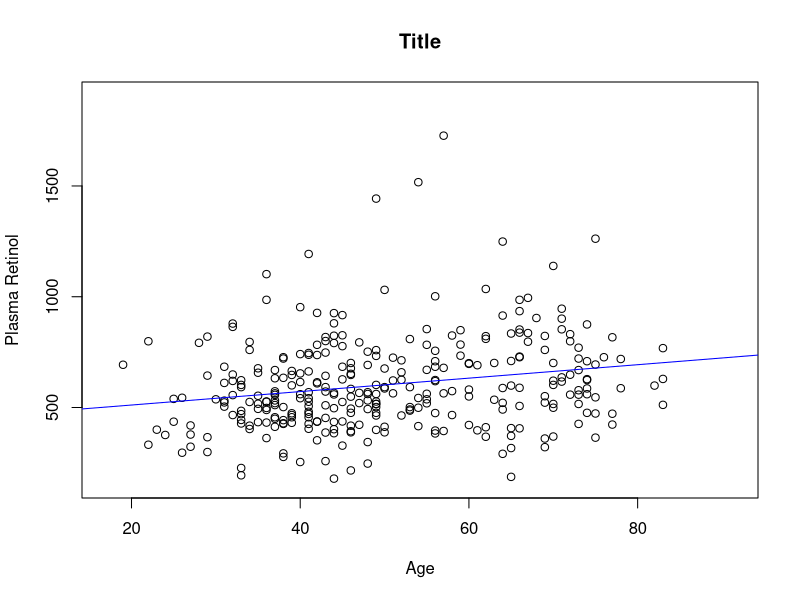
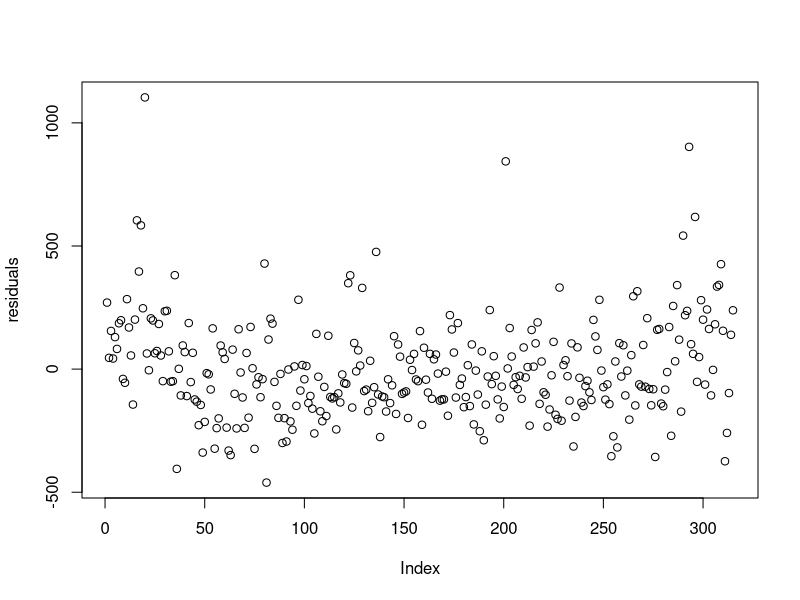
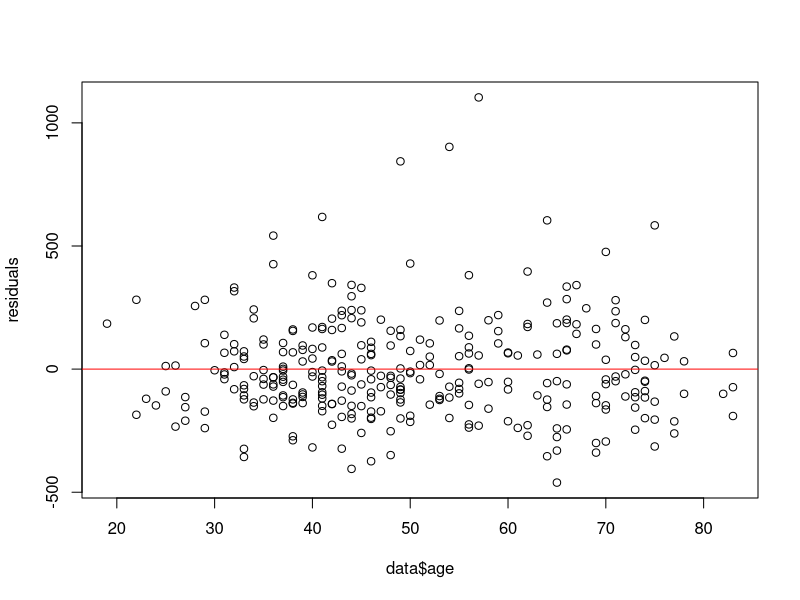
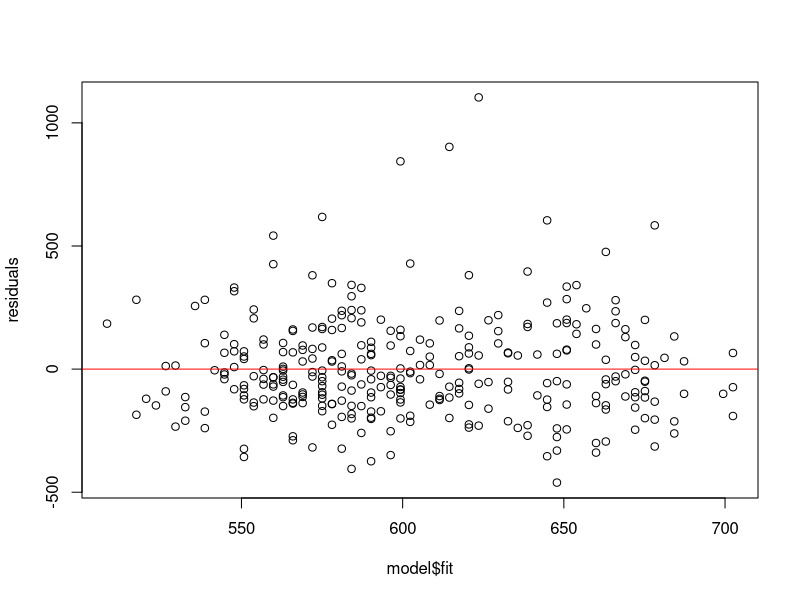
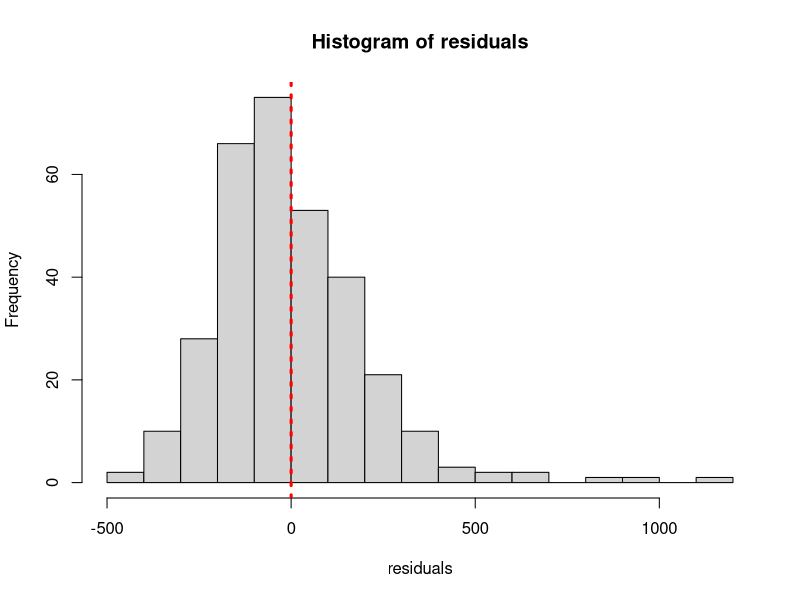
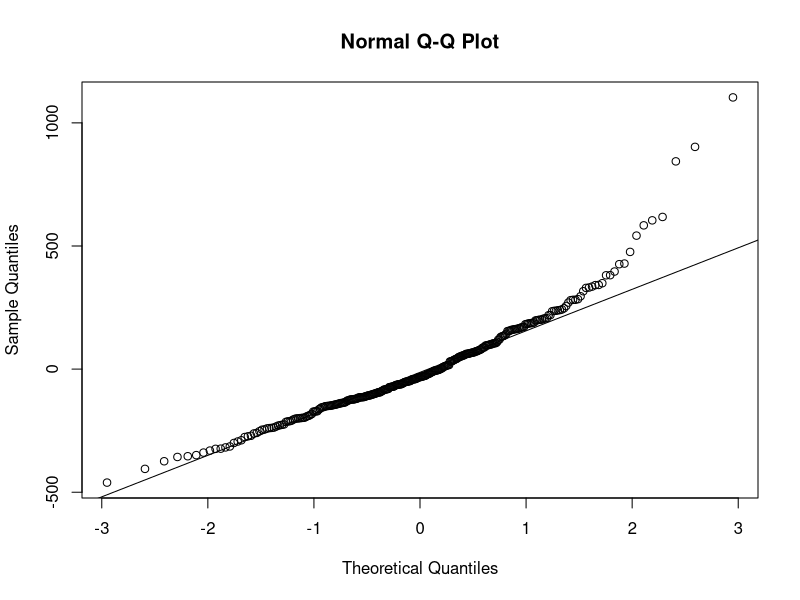
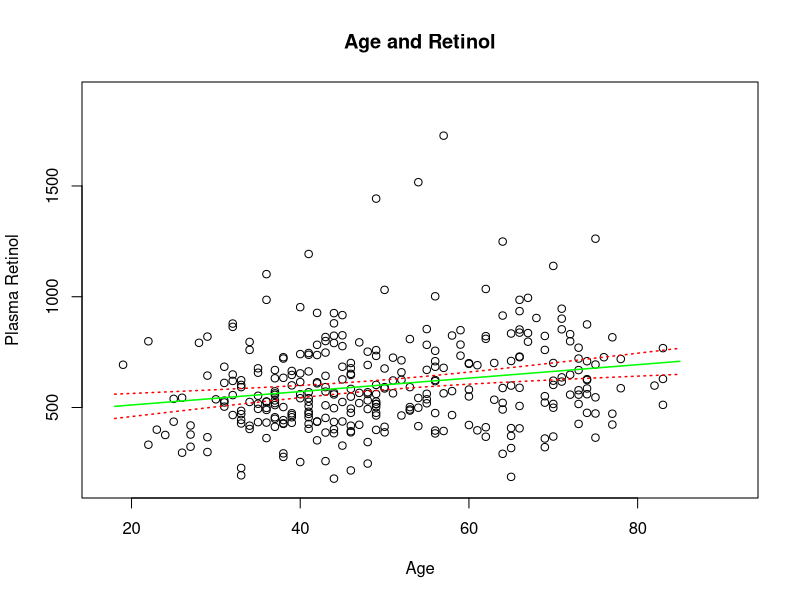
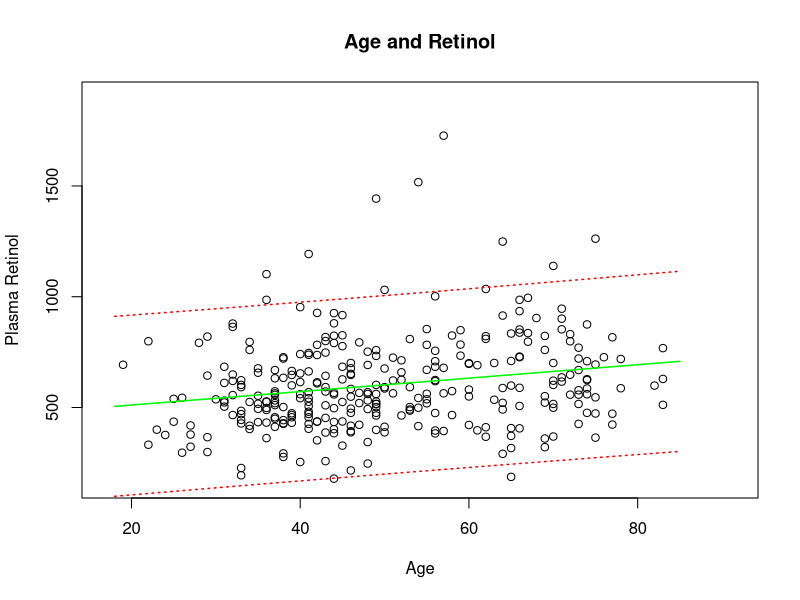

Source code (R) for these figures, in order:
# Project 1
library(readxl)
library(dplyr)
library(GGally)
library(ggplot2)
raw <- read_excel("./data_project1.xlsx")
data <- as.data.frame(raw)

# We want to model how Plasma Retinol varies with Age. 
# Plot them against each other and determine, visualy, whether a linear relationship might be appropriate.
min_retplasma <- min(data$retplasma)
max_retplasma <- max(data$retplasma)
min_age <- min(data$age)
max_age <- max(data$age)

l_lim_y <- 0.9 * min_retplasma
u_lim_y <- 1.1 * max_retplasma
l_lim_x <- min_age * 0.9
u_lim_x <- max_age * 1.1

with(data, plot(retplasma ~ age, 
                    xlab="Age", ylab="Plasma Retinol",
                    xlim=c(l_lim_x,u_lim_x), ylim=c(l_lim_y,u_lim_y), main="Title"))

# Fit the model retplasma = ??0 + ??1 ?? age + ?? and report the ??-estimates together with their 95% confidence intervals.
# Are the parameters significant?
model <- lm(retplasma ~ age, data = data)  
summary(model)
abline(model,col="blue")
confint(model)

# What happens, on average, to the Plasma Retinal level if we increase the age by 1 year? 
# Calculate a 95 % confidence interval for the change. 
# Does the size of the change depend on the age?
# E[Beta1] is 3.0337 and confidence interval is:
confint(model)[2,]
# Doesn't depend on age since linear regression model. 


#Investigate the residuals. Do they fulfil the model asumptions? If not, what seems to be the problem?
residuals <- resid(model)
plot(residuals) # Check randomly scattered around zero

plot(residuals~data$age) # Check eventual dependency against age
abline(h=0, col='red')

plot(residuals~model$fit) # Check eventaul dependency against fit
abline(h=0, col='red')

hist(residuals, breaks = 20)
abline(v=mean(residuals), col='red', lty=3, lwd=3) # Slightly skewed residuals

# Check normality 
qqnorm(residuals)
qqline(residuals) # Residuals right-skewed, high values higher due to long heavier tail, 
# low values not as "extreme" as expected

#Ignoring any problems with the residuals, calculate the 95% confidence interval 
#for the expected Plasma Retinol for ages 18,...,85 and add it to the plot of the data, 
#together with the estimated relationship. 
#Do the problems with the residuals seem to have an implact?
new_data <- data.frame(age = 18:85)
prediction <- predict(model, new_data, interval='confidence')
with(data, plot(retplasma ~ age, 
                xlab="Age", ylab="Plasma Retinol",
                xlim=c(l_lim_x,u_lim_x), ylim=c(l_lim_y,u_lim_y), main="Age and Retinol"))
lines(prediction[,1]~new_data$age,col="green", lwd=1.5)
lines(prediction[,2]~new_data$age,col="red", lwd=1.5, lty=3)
lines(prediction[,3]~new_data$age,col="red", lwd=1.5, lty=3)

#Calculate the 95 % prediction interval for the expected Plasma Retinol for ages 18,. . . ,85 and add it to the plot. 
#Do you find any problems here? How does this relate to the problem with the residuals?
prediction2 <- predict(model, new_data, interval='prediction')
with(data, plot(retplasma ~ age, 
                xlab="Age", ylab="Plasma Retinol",
                xlim=c(l_lim_x,u_lim_x), ylim=c(l_lim_y,u_lim_y), main="Age and Retinol"))
lines(prediction2[,1]~new_data$age,col="green", lwd=1.5)
lines(prediction2[,2]~new_data$age,col="red", lwd=1.5, lty=3)
lines(prediction2[,3]~new_data$age,col="red", lwd=1.5, lty=3)
# Almost all outlier data-points are above our confidence interval.

#Report a 95 % prediction interval for the observed Plasma Retinol of a 30 year old person, as well as for a 70 year old person. 
#Are there any substantial differences in the widths of the two intervals? Why or why not?

thirty <- predict(model, data.frame(age=30), interval='prediction')
abs(thirty[,2]-thirty[,3]) # Width of confidence interval
seventy <- predict(model, data.frame(age=70), interval='prediction')
abs(seventy[,2]-seventy[,3]) # Width of confidence interval

###################################################################################################
#                                          3.2                                                    #
###################################################################################################


# Investigate whether taking the logarithm of the Plasma Retinol might improve the model fit and reduce
# the problems with the residuals by fitting the new model log(retplasma) = ??0 + ??1 ?? age + ??. Report
# the estimates and their confidence intervals. Are they significant?

# Taking adding a column in data for logarithm Plasma Retinol
data.logRet <- data
data.logRet$logRet <- log(data$retplasma)

# Plot
with(data.logRet, plot(logRet ~ age, 
                xlab="Age", ylab="log Plasma Retinol",
                main="log Retinol and Age"))

# Linear fit
model2 <- lm(logRet ~ age, data = data.logRet)  
summary(model2)
confint(model2)
abline(model2, col='blue')

# Investigate the new residuals. Do they fulfill the model assumptions? Did the transformation solve the
# problems?

residuals2 <- resid(model2)

plot(residuals2~model2$fit) # Check eventaul dependency against fit
abline(h=0, col='red')

hist(residuals2, breaks = 20)
abline(v=mean(residuals2), col='red', lty=3, lwd=3) # Slightly skewed residuals

# Check normality 
qqnorm(residuals2)
qqline(residuals2) 

# The residuals seem to have improved but do still exhibit fatter tails than a normal distribution.
# Modelling residuals as student-t distributed could be a good approach to get rid of this. 


# Write down how Plasma retinol depends on age and plot the data again, adding this new, non-linear,
# fit. What happens, on average, to the Plasma Retinal level if we increase the age by 1 year? Calculate a
# 95 % confidence interval for this change. Does the size of the change (in ng/ml) depend on the age?

# Plot exp( fitted values ) against age
with(data, plot(retplasma ~ age, 
                xlab="Age", ylab="Plasma Retinol",
                xlim=c(l_lim_x,u_lim_x), ylim=c(l_lim_y,u_lim_y), main="Title"))
lines(exp(model2$fit)~age, data=data.logRet, col='red')

plot(exp(model2$fit)~age, data=data.logRet, col='red')

# Since the values of beta1*age_i range between such low values, the dependency between age and ret almost linear.
# Although the dependency is actually exponential. 

# Calculate the 95 % confidence interval for the expected log Plasma Retinol for ages 18,. . . ,85 and
# transform it into the original scale. Add it to the plot of the data, Any major differences compared to
# the previous model? Why or why not?

new_data <- data.frame(age = 18:85)
prediction3 <- exp(predict(model2, new_data, interval='confidence'))
with(data, plot(retplasma ~ age, 
                xlab="Age", ylab="Plasma Retinol",
                xlim=c(l_lim_x,u_lim_x), ylim=c(l_lim_y,u_lim_y), main="Age and log Retinol"))
# Confidence intervals without transformation
lines(prediction[,1]~new_data$age,col="green", lwd=1.5)
lines(prediction[,2]~new_data$age,col="red", lwd=1.5, lty=3)
lines(prediction[,3]~new_data$age,col="red", lwd=1.5, lty=3)
# Confidence intervals with transformation
lines(prediction3[,1]~new_data$age,col="pink", lwd=1.5)
lines(prediction3[,2]~new_data$age,col="blue", lwd=1.5, lty=3)
lines(prediction3[,3]~new_data$age,col="blue", lwd=1.5, lty=3)

# Calculate the 95 % prediction interval for the expected log Plasma Retinol for ages 18,. . . ,85, transform
# it into the original scale and add it to the plot. Do you find any problems here now? Any major
# differences compared to the previous model?

prediction4 <- exp(predict(model2, new_data, interval='prediction'))
with(data, plot(retplasma ~ age, 
                xlab="Age", ylab="Plasma Retinol",
                xlim=c(l_lim_x,u_lim_x), ylim=c(l_lim_y,u_lim_y), main="Age and Retinol"))
# Confidence intervals without transformation
lines(prediction2[,1]~new_data$age,col="green", lwd=1.5)
lines(prediction2[,2]~new_data$age,col="red", lwd=1.5, lty=3)
lines(prediction2[,3]~new_data$age,col="red", lwd=1.5, lty=3)
# Confidence intervals with transformation
lines(prediction4[,1]~new_data$age,col="pink", lwd=1.5)
lines(prediction4[,2]~new_data$age,col="blue", lwd=1.5, lty=3)
lines(prediction4[,3]~new_data$age,col="blue", lwd=1.5, lty=3)

# Report a 95 % prediction interval for the observed Plasma Retinol of a 30 year old person, as well a
# for a 70 year old person. Are there any substantial differences in the widths of the two intervals? Why
# or why not?

thirty <- exp(predict(model2, data.frame(age=30), interval='prediction'))
abs(thirty[,2]-thirty[,3]) # Width of confidence interval
seventy <- exp(predict(model2, data.frame(age=70), interval='prediction'))
abs(seventy[,2]-seventy[,3]) # Width of confidence interval

# R-squared scores - for fun
summary(model2)[8]
summary(model2)[9]
summary(model)[8]
summary(model)[9]

###################################################################################################
#                                          3.3                                                    #
###################################################################################################

# a) 
model3 <- lm(betaplasma ~ age, data = data)
residuals3 <- resid(model3)
hist(residuals3)

newdata <- subset(data, betaplasma>0)
model3.2 <- lm(log(betaplasma) ~ age, data = newdata)
residuals3.2 <- resid(model3.2)
hist(residuals3.2)

# b) 
newdata$smokstat <- factor(newdata$smokstat, levels=c(1,2,3), 
                           labels = c('never', 'former', 'current'))
model3.3 <- lm(betaplasma ~ smokstat, data = newdata)
summary(model3.3)

model3.4 <- lm(betaplasma ~ relevel(smokstat, ref = 3), data = newdata)
summary(model3.4)

# Standard error increased. Fewer smokers lead to more uncertainty. 

newdata$sex <- factor(newdata$sex, levels=c(1,2), 
                           labels = c('male', 'female'))
model3.5 <- lm(betaplasma ~ sex, data = newdata)
summary(model3.5)

model3.6 <- lm(betaplasma ~ relevel(sex, ref = 2), data = newdata)
summary(model3.6)

# Female has lower st error

newdata$vituse <- factor(newdata$vituse, levels=c(1,2,3), 
                           labels = c('often', 'not often', 'no'))
model3.7 <- lm(betaplasma ~ vituse, data = newdata)
summary(model3.7)

model3.8 <- lm(betaplasma ~ relevel(vituse, ref = 2), data = newdata)
summary(model3.8)

model3.9 <- lm(betaplasma ~ relevel(vituse, ref = 3), data = newdata)
summary(model3.9)

# Often or no should be chosen

# c)
with(data=newdata, plot(log(betaplasma) ~ alcohol) )

# Problem: outlier. Bad idea since many users do not consume alcohol. 

newdata$id <- c(1:nrow(newdata))
newdata$alcohol <- as.double(newdata$alcohol) 
outlier <- newdata[which(newdata$alcohol>200), 15] # Outlier is 62

newdata$calories <- as.double(newdata$calories)
with(data=newdata, plot(log(betaplasma) ~ calories) )
points(newdata$calories[outlier],log(newdata$betaplasma[outlier]),col="green", pch=19)

newdata$quetelet <- as.double(newdata$quetelet) 
with(data=newdata, plot(log(betaplasma) ~ quetelet) )
points(newdata$quetelet[outlier],log(newdata$betaplasma[outlier]),col="green", pch=19)

newdata$fat <- as.double(newdata$fat) 
with(data=newdata, plot(log(betaplasma) ~ fat) )
points(newdata$fat[outlier],log(newdata$betaplasma[outlier]),col="green", pch=19)

newdata$fiber <- as.double(newdata$fiber) 
with(data=newdata, plot(log(betaplasma) ~ fiber) )
points(newdata$fiber[outlier],log(newdata$betaplasma[outlier]),col="green", pch=19)


# Continuos explanatory variables: age, quetelet, calories, fat, fiber, alcohol, cholesterol, betadiet
newdata$age <- as.double(newdata$age)
newdata$cholesterol <- as.double(newdata$cholesterol)
newdata$betadiet <- as.double(newdata$betadiet)

lin_rel <- newdata %>% select(-sex, -vituse, -smokstat, -retplasma, -retdiet, -retplasma, -id)
ggpairs(lin_rel, mapping=ggplot2::aes(colour='blue'))


###################################################################################################
#                                          3.4                                                    #
###################################################################################################

# Fit a model using the background variables (age, sex, smokstat and quetelet), report the parameter
# estimates and their corresponding 95 % confidence intervals. Also determine whether all the
# variables have a significant contribution to the model.
# Use the fitted model to construct an interval that would be expected to contain 95 % of the Plasma
# beta-carotene values of persons that are 50 years old, male, have never smoked and have a BMI of 30.

model4 <- lm(log(betaplasma) ~ age+sex+smokstat+quetelet, data = newdata) 
summary(model4) # Only smokstat-former not significant

new_data <- data.frame(age = 50, sex='male', smokstat='never', quetelet=30)
exp(predict(model4, new_data, interval='confidence'))

# Fit a model using the dietary factors (vituse, calories, fat, fiber, alcohol, cholesterol and betadiet) instead.
# Are all the variables significant? If not, use a stepwise procedure to reduce the model. 
# Report the parameter estimates and the corresponding confidence intervals of the reduced
# model. Use the reduced model to construct an interval that would be expected to contain 95 % of the Plasma
# beta-carotene values of persons that never eat vitamins, consume 1200 calories, 50 grams of fat,
# 20 grams of fiber, no alcohol, 300 mg cholesterol and 1500 mcg dietary beta-carotene per day.

model4.1 <- lm(log(betaplasma) ~vituse+calories+fat+fiber+alcohol+cholesterol+betadiet, data = newdata) 
summary(model4.1)
model4.2 <- lm(log(betaplasma) ~1, data = newdata) 

model4.reduced <- step(model4.1,scope=list(lower=model4.2, upper=model4.1),k=log(nrow(newdata)))
summary(model4.reduced)

# Best model: log(betaplasma) ~ vituse + calories + fiber

new_data <- data.frame(vituse='no', calories=1200, fiber=20)
exp(predict(model4.reduced, new_data, interval='confidence'))

# We now have two competing models, the background variables model in (a) and the (reduced)
# dietary factors model in (b). Compare the two models regarding, e.g., their ability to explain the
# variability in Plasma beta-carotene. Which model seems best?
# Try to find a better model using both some of the background variables and some of the dietary factors.
# Compare its ability to explain the variability to the models from (a) and (b).

summary(model4)[8]
summary(model4)[9]
summary(model4.reduced)[8]
summary(model4.reduced)[9]

model4.3 <- lm(log(betaplasma) ~vituse+calories+fat+fiber+alcohol+cholesterol+betadiet+age+sex+smokstat+quetelet, 
               data = newdata) 
summary(model4.3)

model4.reduced.2 <- step(model4.3,scope=list(lower=model4.1, upper=model4.3),k=log(nrow(newdata)))
summary(model4.reduced.2)
summary(model4.reduced)
AIC(model4.reduced.2, model4.reduced, k=log(nrow(newdata)))
AIC(model4.reduced.2, model4.reduced)

# Now we turn our attention to the, possibly, problematic extreme alcohol consumer by investigating
# the leverage, studentized residuals, Cook???s distance and DFbetas of the (reduced) dietary factors model
# in (b). Has the person had any problematic influence on the model estimates? Are there any other
# persons that have had a problematic influence?

# Plotting leverage against i and all the X's
v <- hatvalues(model4.reduced) # leverage
plot(v)
points(outlier,v[outlier],col="green", pch=19) # Big impact on leverage
plot(v~newdata$vituse)
points(newdata$vituse[outlier],v[outlier],col="green", pch=19) 
plot(v~newdata$calories)
points(newdata$calories[outlier],v[outlier],col="green", pch=19) # Likely due to imense calory intake
plot(v~newdata$fiber)
points(newdata$fiber[outlier],v[outlier],col="green", pch=19) 

which(v > 0.07) # 51, 263 potential problematic

# Studentised residuals, plotted against i and independent variables
r_stud <- rstudent(model4.reduced) # studentised residuals
plot(r_stud, xlab='i', ylab='Studentised res')
abline(h=0)
abline(h=c(-2,2),col="red")
points(outlier,r_stud[outlier],col="green", pch=19) 

which(r_stud < -3) # 233 potential problematic

plot(r_stud~newdata$vituse)
abline(h=0)
abline(h=c(-2,2),col="red")
points(newdata$vituse[outlier],r_stud[outlier],col="green", pch=19) 

plot(r_stud~newdata$calories)
abline(h=0)
abline(h=c(-2,2),col="red")
points(newdata$calories[outlier],r_stud[outlier],col="green", pch=19) 

plot(r_stud~newdata$fiber)
abline(h=0)
abline(h=c(-2,2),col="red")
points(newdata$fiber[outlier],r_stud[outlier],col="green", pch=19)

# Cook's distance
D <- cooks.distance(model4.reduced)
plot(D)
points(outlier,D[outlier],col="green", pch=19)
abline(h=4/nrow(newdata), col='red') # Limit for large datasets

which(D > 0.03) # Potential problematic: 97, 233

# DFbetas

dfb <- dfbetas(model4.reduced)
plot(dfb[,1]) 
points(outlier,dfb[outlier,1],col="green", pch=19) # Our alcoholic friend has big impact
which(abs(dfb[,1]) > 0.2) # 139 185 208 215 
plot(dfb[,2]) 
points(outlier,dfb[outlier,2],col="green", pch=19)
which(abs(dfb[,2]) > 0.2) #  35 233 262 
plot(dfb[,3]) 
points(outlier,dfb[outlier,3],col="green", pch=19)
which(abs(dfb[,3]) > 0.2) # 185 208 
plot(dfb[,4])
points(outlier,dfb[outlier,4],col="green", pch=19) # Our alcoholic friend has big impact
which(abs(dfb[,4]) > 0.2) # 35 97 
plot(dfb[,5])
points(outlier,dfb[outlier,5],col="green", pch=19) # Our alcoholic friend has big impact
which(abs(dfb[,5]) > 0.3) # 97 263

# Potential problematic other observations: 
# * 263 - high leverage, affecting beta4
# * 233 - high Cook's distance and unlikely studentised quantile, affecting beta1
# * 97 - high Cook's distance, affecting beta4


### Notes ###
# Interperting QQ-plot https://www.youtube.com/watch?v=-KXy4i8awOg&t=1s
